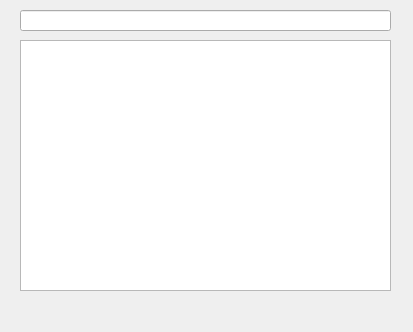
<?xml version="1.0" encoding="UTF-8"?>
<ui version="4.0">
 <class>FileViewerWidget</class>
 <widget class="QWidget" name="FileViewerWidget">
  <property name="geometry">
   <rect>
    <x>0</x>
    <y>0</y>
    <width>413</width>
    <height>332</height>
   </rect>
  </property>
  <property name="windowTitle">
   <string>FileViewerWidget</string>
  </property>
  <widget class="QListView" name="listView">
   <property name="geometry">
    <rect>
     <x>20</x>
     <y>40</y>
     <width>371</width>
     <height>251</height>
    </rect>
   </property>
  </widget>
  <widget class="QLineEdit" name="lineEdit">
   <property name="geometry">
    <rect>
     <x>20</x>
     <y>10</y>
     <width>371</width>
     <height>21</height>
    </rect>
   </property>
  </widget>
 </widget>
 <resources/>
 <connections/>
</ui>
